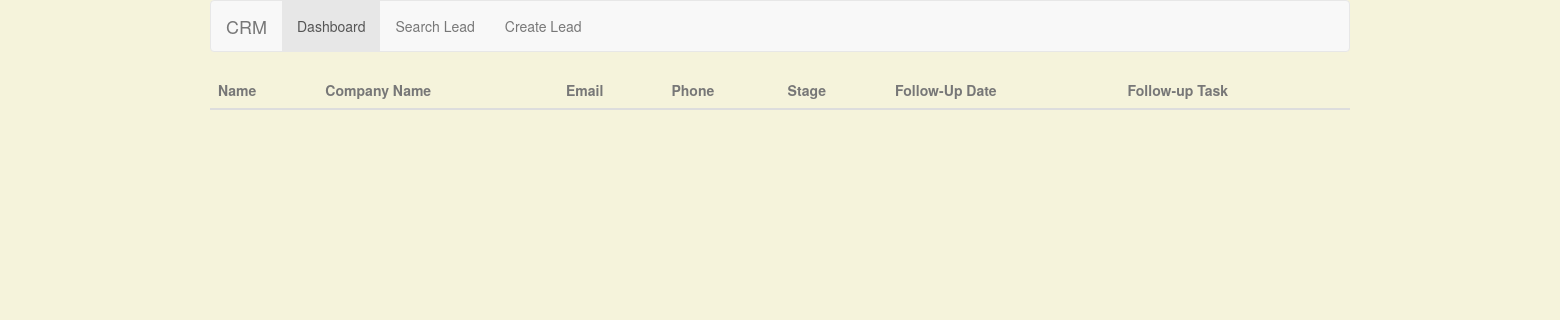
Before: /salesman/dashboard/ (signed in) with the older database file.
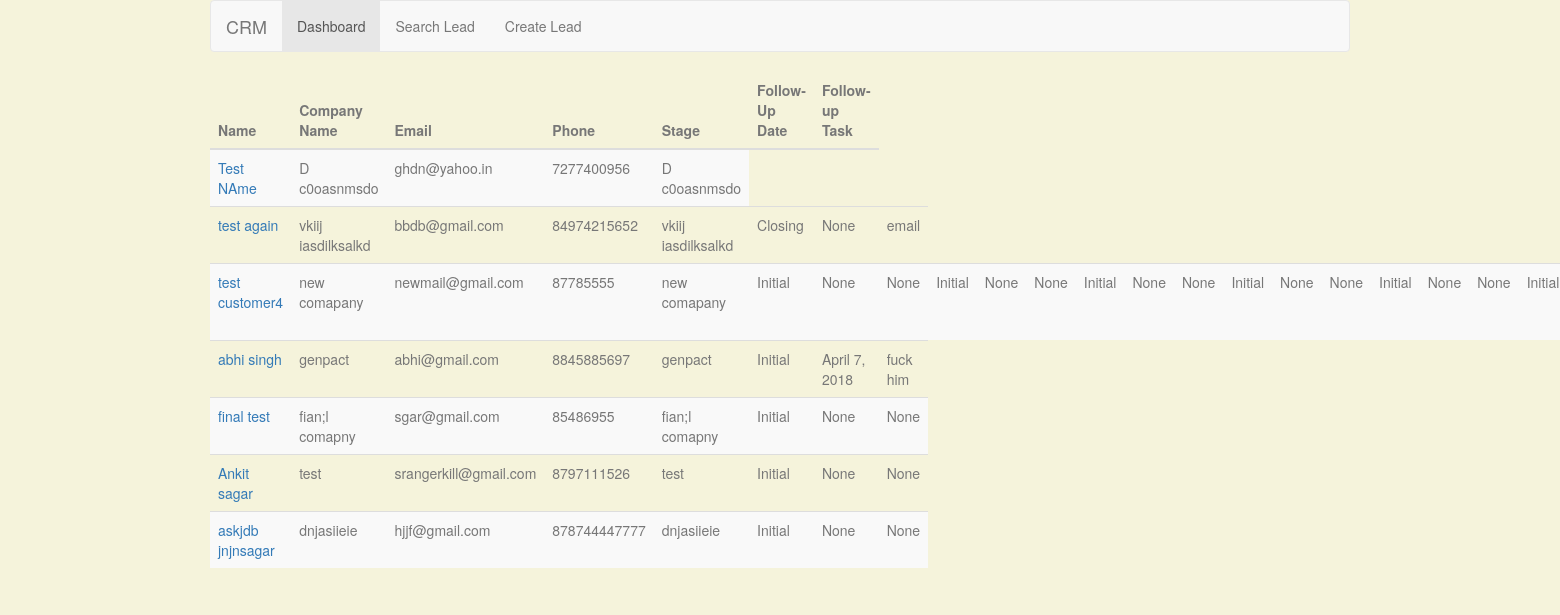
After: the same page with the newer database file.
### customer/models.py (models this page shows, shortened)
class CustomerInformation(models.Model):
    first_name = models.CharField(max_length=120)
    last_name = models.CharField(max_length=120)
    title = models.CharField(max_length=120, null=True, blank=True)
    phone = models.CharField(max_length=13)
    email = models.EmailField()
    company_name = models.CharField(max_length=120)
    added_by = models.ForeignKey(User, null=True)
    street = models.CharField(max_length=120)
    city = models.CharField(max_length=120)
    state = models.CharField(max_length=120)
    zipcode = models.CharField(max_length=120)
    country = models.CharField(max_length=120)
    website = models.CharField(max_length=120, null=True, blank=True)
    created = models.DateField(auto_now_add=True, auto_now=False)
    updated = models.DateField(auto_now_add=False, auto_now=True)
    def get_full_name(self):
        return "%s %s" % (self.first_name, self.last_name)

class CustomerStatus(models.Model):
    company_name = models.ForeignKey(CustomerInformation)
    stage = models.CharField(max_length=120, choices=STAGES, default='Initial')
    deal_size = models.DecimalField(max_digits=50, decimal_places=2, blank=True, null=True)
    follow_up_task = models.CharField(max_length=120, blank=True, null=True)
    follow_up_date = models.DateField(null=True, blank=True)

### salesman/views.py (the view)
@method_decorator(check_role('Salesman'), name='dispatch')
class Dashboard(ListView):
    template_name = 'salesman/customerinformation_list.html'
    def get_queryset(self):
        return CustomerInformation.objects.filter(added_by=self.request.user)

### templates/salesman/customerinformation_list.html (shortened to what this page needs)
{% extends 'salesman/base.html' %}
{% block content %}
<nav class="navbar navbar-default">
  <div class="container-fluid">
    <div class="navbar-header">
      <a class="navbar-brand" href="#">CRM</a>
    </div>
      <ul class="nav navbar-nav">
        <li class="active"><a href="{% url 'salesman:dashboard' %}">Dashboard</a></li>
        <li><a href="{% url 'salesman:customer_search' %}">Search Lead</a></li>
        <li><a href="{% url 'salesman:customer_add' %}">Create Lead</a></li>
      </ul>
  </div>
</nav>
<table class="table table-striped">
    <thead>
      <tr>
        <th>Name</th>
        <th>Company Name</th>
        <th>Email</th>
        <th>Phone</th>
        <th>Stage</th>
        <th>Follow-Up Date</th>
        <th>Follow-up Task</th>
      </tr>
    </thead>
    <tbody>
    {% for customer in object_list %}
      <tr>
        <td><a href="{% url 'salesman:customer_detail' pk=customer.id %}">{{ customer.get_full_name }}</a></td>
        <td>{{ customer.company_name }}</td>
        <td>{{ customer.email }}</td>
        <td>{{ customer.phone }}</td>
        <td>{{ customer.company_name }}</td>
        {% for status in customer.customerstatus_set.all %}
            <td>{{ status.stage }}</td>
            <td>{{ status.follow_up_date }}</td>
            <td>{{ status.follow_up_task }}</td>
        {% endfor %}
      </tr>
      {% endfor %}
    </tbody>
  </table>
{% endblock %}

### templates/salesman/base.html (shortened to what this page needs)
<!DOCTYPE html>
<html>
<head>
	<link rel="stylesheet" href="https://maxcdn.bootstrapcdn.com/bootstrap/3.3.7/css/bootstrap.min.css">
</head>
<body>
<div class="container">
{% block content %}
{% endblock %}
</div>
</body>
</html>

Changed rows visible on the page:
added CustomerInformation: get_full_name "Test NAme", company_name "D c0oasnmsdo", email "ghdn@yahoo.in", phone "7277400956"
added CustomerInformation: get_full_name "test again", company_name "vkiij iasdilksalkd", email "bbdb@gmail.com", phone "84974215652"
added CustomerStatus: stage "Closing", follow_up_date "None", follow_up_task "email", shown under "test again"
added CustomerInformation: get_full_name "test customer4", company_name "new comapany", email "newmail@gmail.com", phone "87785555"
added CustomerStatus: stage "Initial", follow_up_date "None", follow_up_task "None", shown under "test customer4"
added CustomerStatus: stage "Initial", follow_up_date "None", follow_up_task "None", shown under "test customer4"
added CustomerStatus: stage "Initial", follow_up_date "None", follow_up_task "None", shown under "test customer4"
added CustomerStatus: stage "Initial", follow_up_date "None", follow_up_task "None", shown under "test customer4"
added CustomerStatus: stage "Initial", follow_up_date "None", follow_up_task "None", shown under "test customer4"
added CustomerStatus: stage "Initial", shown under "test customer4"
added CustomerInformation: get_full_name "abhi singh", company_name "genpact", email "abhi@gmail.com", phone "8845885697"
added CustomerStatus: stage "Initial", follow_up_date "April 7, 2018", follow_up_task "fuck him", shown under "abhi singh"
added CustomerInformation: get_full_name "final test", company_name "fian;l comapny", email "sgar@gmail.com", phone "85486955"
added CustomerStatus: stage "Initial", follow_up_date "None", follow_up_task "None", shown under "final test"
added CustomerInformation: get_full_name "Ankit sagar", company_name "test", email "srangerkill@gmail.com", phone "8797111526"
added CustomerStatus: stage "Initial", follow_up_date "None", follow_up_task "None", shown under "Ankit sagar"
added CustomerInformation: get_full_name "askjdb jnjnsagar", company_name "dnjasiieie", email "hjjf@gmail.com", phone "878744447777"
added CustomerStatus: stage "Initial", follow_up_date "None", follow_up_task "None", shown under "askjdb jnjnsagar"
